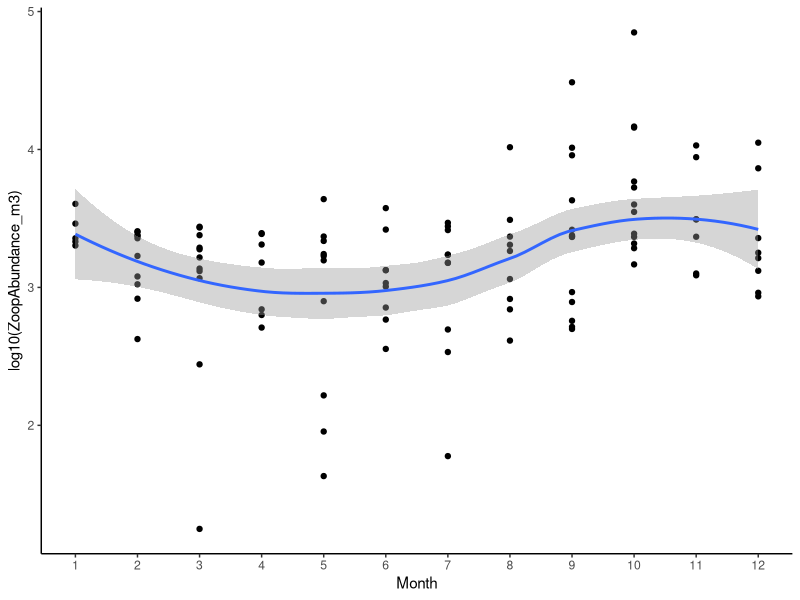
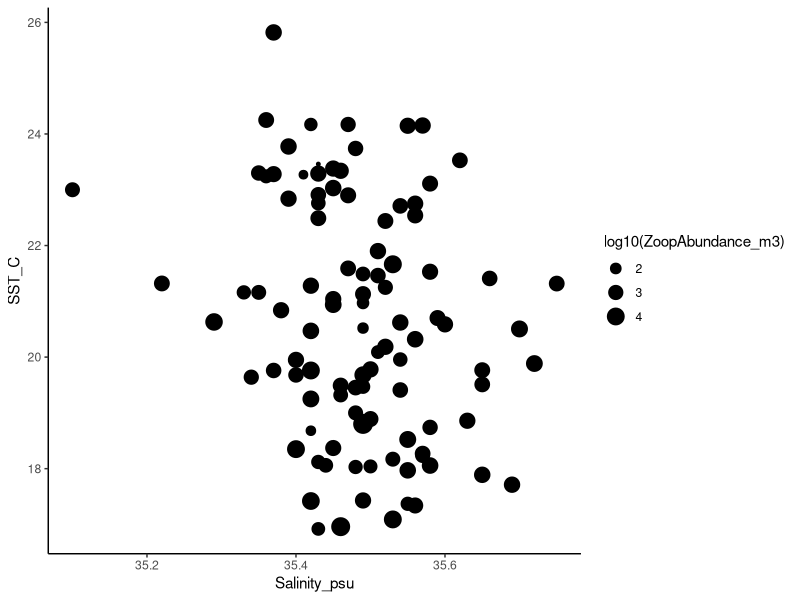
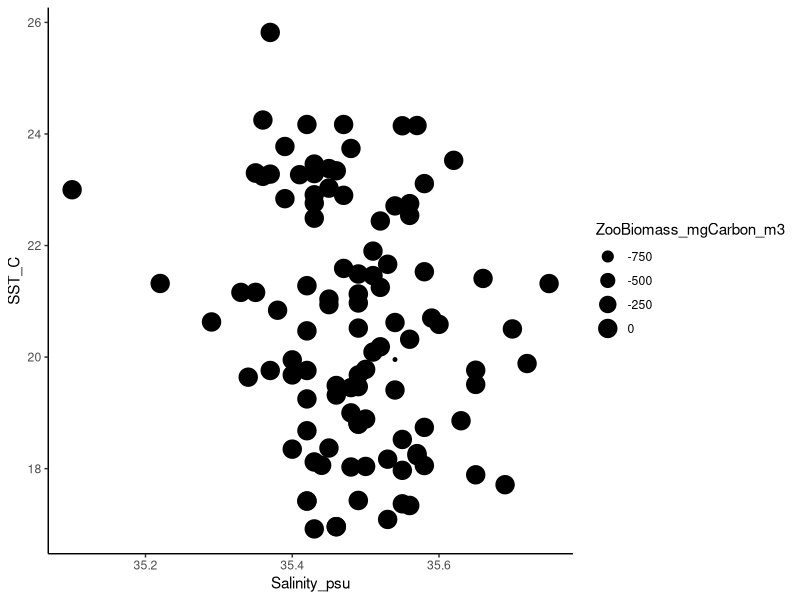
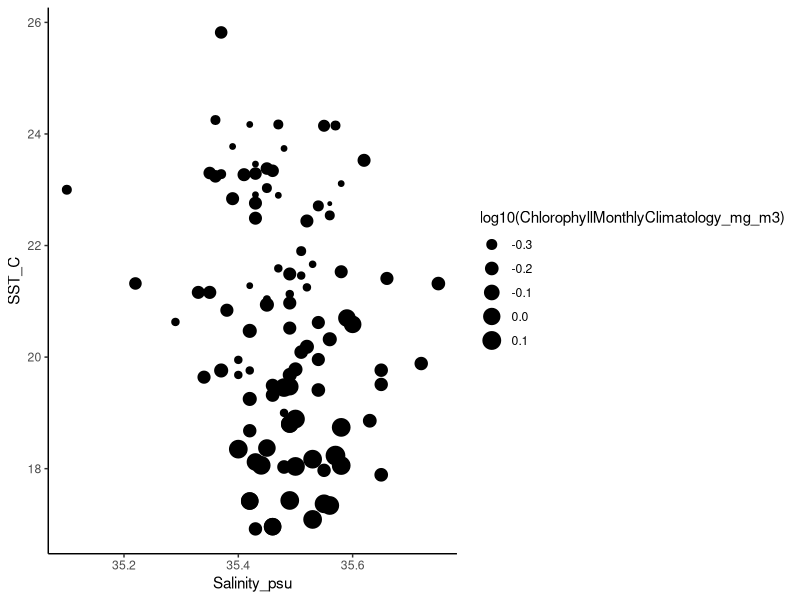
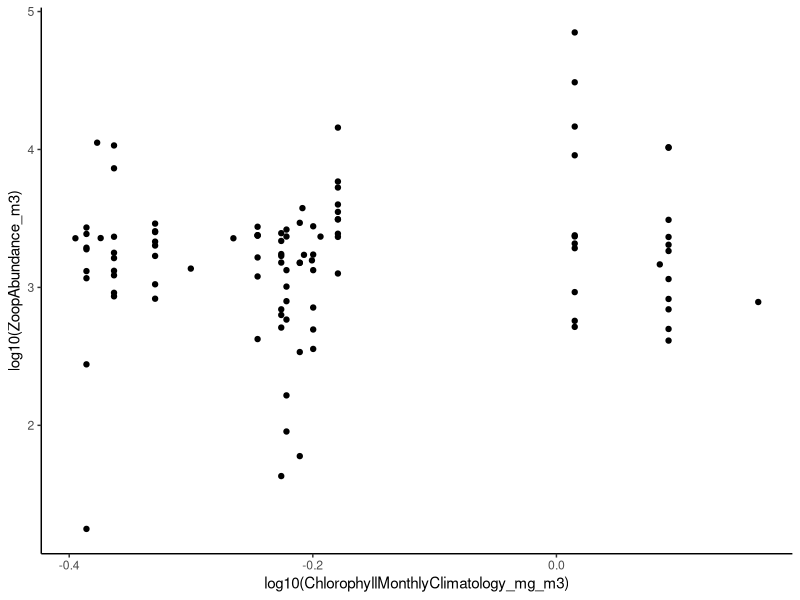
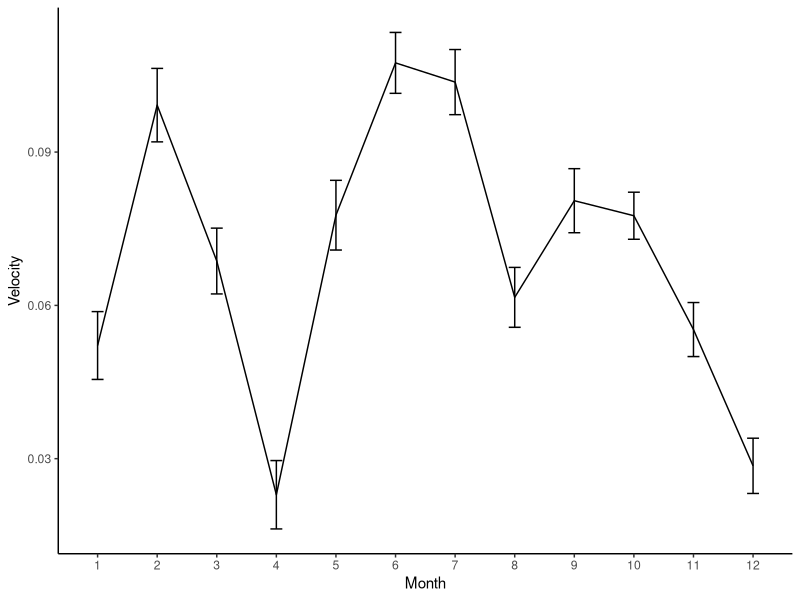
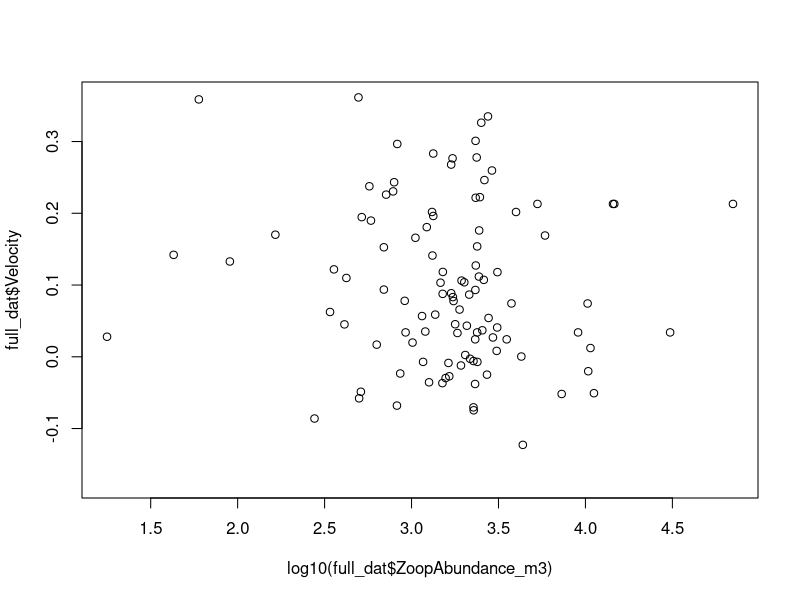
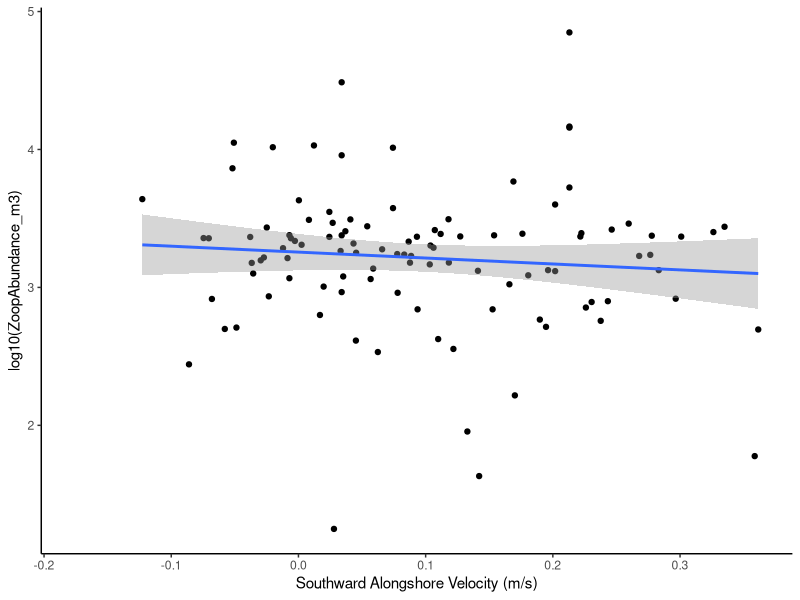

These charts were generated, in order, by the following R code:
# Port Hacking zooplankton

library(tidyverse)
library(lubridate)

mydata <- read_csv("Data/NRS Zooplankton PH.csv")

str(mydata)

p1 <- ggplot(mydata, aes(x = Month, y = log10(ZoopAbundance_m3))) + geom_point() +
  geom_smooth() + scale_x_continuous(breaks = seq(1,12)) + theme_classic()
p1

ggsave("plots/Port Hacking Seasonality.png", height = 14.8, width = 21, units = "cm", dpi = 600)

mydata <- filter(mydata, Salinity_psu != -999)


p2 <- ggplot(mydata, aes(x = Salinity_psu, y = SST_C, size = log10(ZoopAbundance_m3))) + geom_point() +
   theme_classic()
p2

p2 <- ggplot(mydata, aes(x = Salinity_psu, y = SST_C, size = ZooBiomass_mgCarbon_m3)) + geom_point() +
  theme_classic()
p2

p3 <- ggplot(mydata, aes(x = Salinity_psu, y = SST_C, size = log10(ChlorophyllMonthlyClimatology_mg_m3))) +
 geom_point() +  theme_classic()
p3

p4 <- ggplot(mydata, aes(y = log10(ZoopAbundance_m3), x = log10(ChlorophyllMonthlyClimatology_mg_m3))) +
  geom_point() +  theme_classic()
p4

head(mydata)

### Load PH Velocity Data
vel_dat <- read_csv("Data/Velocity Timeseries/Port Hacking/IMOS_aggregation_20200330T024301Z.csv")

# Rotate coastline
vel_dat$U_shore = 0
vel_dat$V_shore = 0
rot_deg_angle= -24
 vel_dat$U_shore = cos(rot_deg_angle*pi/180)*vel_dat$`UCUR (m/s)` + sin(rot_deg_angle*pi/180)*vel_dat$`VCUR (m/s)`
 vel_dat$V_shore= sin(rot_deg_angle*pi/180)*vel_dat$`UCUR (m/s)` + cos(rot_deg_angle*pi/180)*vel_dat$`VCUR (m/s)`

head(vel_dat) 

vel_dat$Date <- vel_dat$`TIME (UTC)`
vel_dat$Month <- month(vel_dat$Date)
vel_dat$Year <- year(vel_dat$Date)

sum_dat <- vel_dat %>% group_by(Month) %>% summarise(Velocity = mean(V_shore*-1), SD = sd(V_shore), n = n(), SE = SD/sqrt(n))
sum_dat

pV <- ggplot(sum_dat, aes(x = Month, y = Velocity)) + geom_line() +
 scale_x_continuous(breaks = seq(1,12)) + theme_classic() +
  geom_errorbar(aes(ymin=Velocity-SE, ymax=Velocity+SE), width=.2, show.legend = FALSE)
pV

# To match plankton to velocity

Year_dat <- vel_dat %>% group_by(Month, Year) %>% summarise(Velocity = mean(V_shore*-1), SD = sd(V_shore), n = n(), SE = SD/sqrt(n))
Year_dat

full_dat <- full_join(Year_dat, mydata, by = c("Month", "Year"))

plot(log10(full_dat$ZoopAbundance_m3), full_dat$Velocity)

ggplot(full_dat, aes(x = Velocity, y = log10(ZoopAbundance_m3))) + geom_point() +
  geom_smooth(method = "lm") + theme_classic() +xlab("Southward Alongshore Velocity (m/s)")

ggsave("plots/velocity plankton mean monthly.png", width = 21, height = 14.8, units = "cm", dpi = 600)
ggsave("plots/velocity plankton mean monthly.pdf", width = 21, height = 14.8, units = "cm", dpi = 600)

# Use Jason code to get velocity on each specific day of sampling
# 
# source("D:/IMOS Data/IMOS_Toolbox/fIMOS_MatchMODIS.R")
# source("D:/IMOS Data/IMOS_Toolbox/fIMOS_MatchAltimetry.R")
# 
# mydata <- mydata %>% 
#   rename(Date = SampleDateLocal)
# 
# dat <- fIMOS_MatchAltimetry(mydata, res_spat)
# 
# write.csv(dat, "Data/Port Hacking Zooplankton with velocity.csv", row.names = F)

dat <- read_csv("Data/Port Hacking Zooplankton with velocity.csv")
ggplot(dat, aes(x = VCUR, y = log10(ZoopAbundance_m3))) + geom_point() +
  geom_smooth(method = "lm")



# Rotate coastline
dat$U_shore = 0
dat$V_shore = 0
rot_deg_angle= -24
dat$U_shore = cos(rot_deg_angle*pi/180)*dat$UCUR + sin(rot_deg_angle*pi/180)*dat$VCUR
dat$V_shore= sin(rot_deg_angle*pi/180)*dat$UCUR + cos(rot_deg_angle*pi/180)*dat$VCUR

ggplot(dat, aes(x = V_shore, y = log10(ZoopAbundance_m3))) + geom_point() +
  geom_smooth(method = "lm")

ggsave("plots/velocity plankton daily Port Hacking.png", width = 21, height = 14.8, units = "cm", dpi = 600)
ggsave("plots/velocity plankton daily Port Hacking.pdf", width = 21, height = 14.8, units = "cm", dpi = 600)

# but diversity seems to increase with southward flow 
ggplot(dat, aes(x = V_shore, y = ShannonCopepodDiversity)) + geom_point() +
  geom_smooth(method = "lm") + theme_classic()

ggsave("plots/velocity plankton daily Port Hacking diversity.png", width = 21, height = 14.8, units = "cm", dpi = 600)
ggsave("plots/velocity plankton daily Port Hacking diversity.pdf", width = 21, height = 14.8, units = "cm", dpi = 600)
